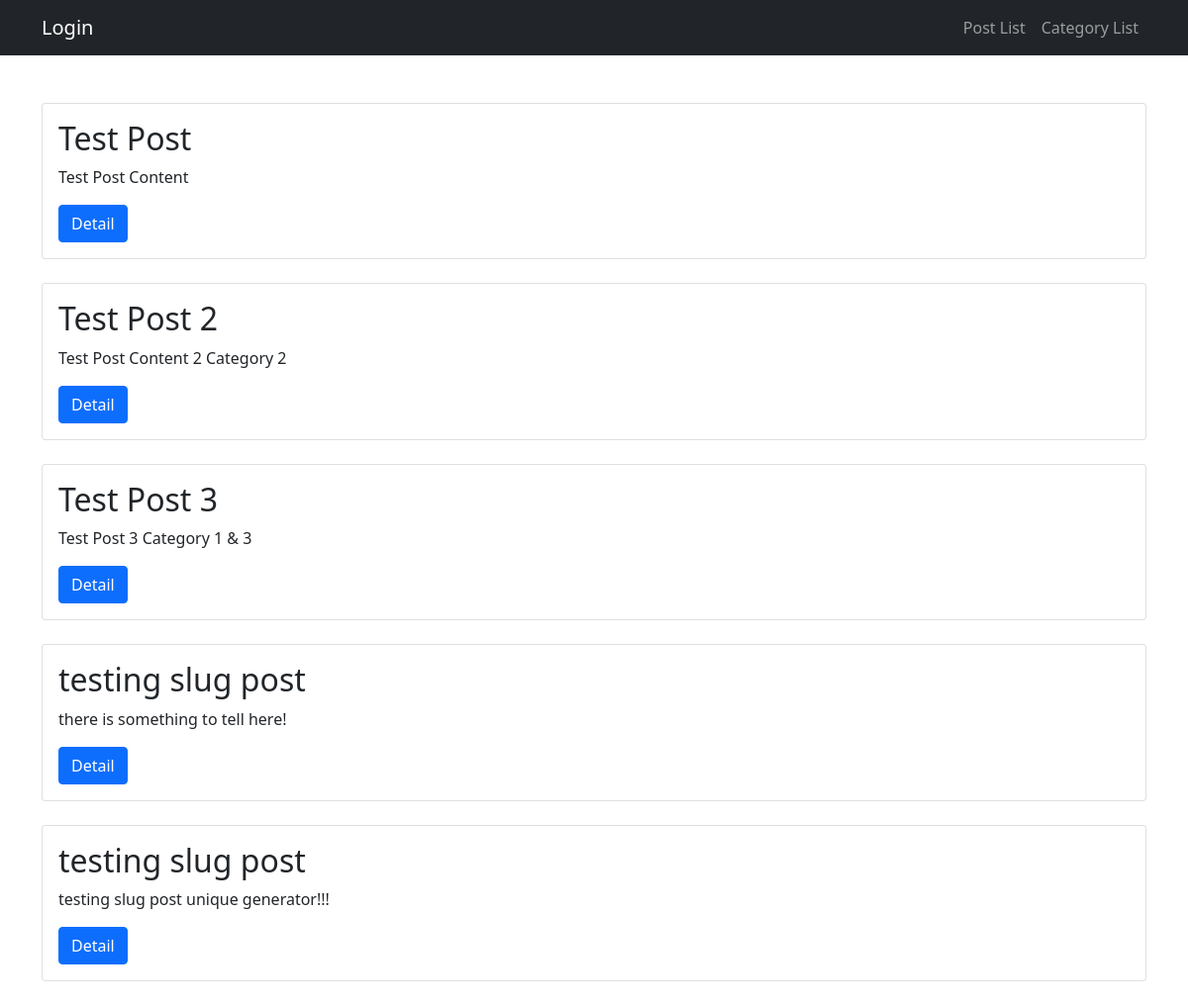
/weblog/posts/, run on the app's committed database.
### weblog/models.py (models this page shows, shortened)
class Post(models.Model):
    owner = models.ForeignKey(User, on_delete=models.CASCADE, verbose_name="Post Owner")
    title = models.CharField("Post Title", max_length=50)
    content = models.TextField()
    image = models.ImageField(upload_to='images', null=True)
    category = models.ManyToManyField('Category')
    created = models.DateField(auto_now_add=True, null=True)
    updated_on = models.DateTimeField(auto_now=True)
    like = models.IntegerField(default=0)
    tag = models.ManyToManyField('Tag')
    slug = models.SlugField(max_length=255, unique=True, null=True, blank=True)

### weblog/views.py (the view)
# urls.py: path('posts/', post_list, name='post_list'),
def post_list(request):
    posts = Post.objects.all()
    context = {'posts': posts}
    return render(request, 'weblog/post_list.html', context=context)

### weblog/templates/weblog/post_list.html (shortened to what this page needs)
{% extends 'weblog/index.html' %}
{% load static %}
{% block content %}
{% for post in posts %}
    <div class="card mb-4">
        <div class="card-body">
            <h2 class="card-title">{{post.title}}</h2>
            <p class="card-text">{{post.content}}</p>
            <a class="btn btn-primary" href="{% url 'weblog:post_detail' post.slug %}">Detail</a>
        </div>
    </div>
{% endfor %}
{% endblock content %}

### data on the page
Post: title "Test Post", content "Test Post Content"
Post: title "Test Post 2", content "Test Post Content 2 Category 2"
Post: title "Test Post 3", content "Test Post 3 Category 1 & 3"
Post: title "testing slug post", content "there is something to tell here!"
Post: title "testing slug post", content "testing slug post unique generator!!!"
